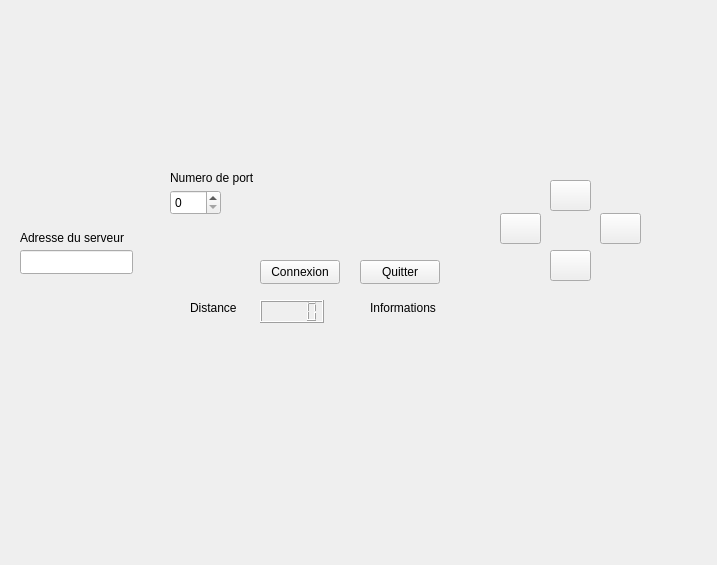
<?xml version="1.0" encoding="UTF-8"?>
<ui version="4.0">
 <class>ClientWidget</class>
 <widget class="QWidget" name="ClientWidget">
  <property name="geometry">
   <rect>
    <x>0</x>
    <y>0</y>
    <width>717</width>
    <height>565</height>
   </rect>
  </property>
  <property name="windowTitle">
   <string>ClientWidget</string>
  </property>
  <widget class="QLabel" name="labelAdresseServeur">
   <property name="geometry">
    <rect>
     <x>20</x>
     <y>230</y>
     <width>121</width>
     <height>16</height>
    </rect>
   </property>
   <property name="text">
    <string>Adresse du serveur</string>
   </property>
  </widget>
  <widget class="QLabel" name="labelNumeroPort">
   <property name="geometry">
    <rect>
     <x>170</x>
     <y>170</y>
     <width>101</width>
     <height>16</height>
    </rect>
   </property>
   <property name="text">
    <string>Numero de port</string>
   </property>
  </widget>
  <widget class="QPushButton" name="pushButtonConnexion">
   <property name="geometry">
    <rect>
     <x>260</x>
     <y>260</y>
     <width>80</width>
     <height>24</height>
    </rect>
   </property>
   <property name="text">
    <string>Connexion</string>
   </property>
  </widget>
  <widget class="QPushButton" name="pushButtonQuitter">
   <property name="geometry">
    <rect>
     <x>360</x>
     <y>260</y>
     <width>80</width>
     <height>24</height>
    </rect>
   </property>
   <property name="text">
    <string>Quitter</string>
   </property>
  </widget>
  <widget class="QLabel" name="labelDistance">
   <property name="geometry">
    <rect>
     <x>190</x>
     <y>300</y>
     <width>58</width>
     <height>16</height>
    </rect>
   </property>
   <property name="text">
    <string>Distance</string>
   </property>
  </widget>
  <widget class="QLabel" name="labelInformations">
   <property name="geometry">
    <rect>
     <x>370</x>
     <y>300</y>
     <width>81</width>
     <height>16</height>
    </rect>
   </property>
   <property name="text">
    <string>Informations</string>
   </property>
  </widget>
  <widget class="QPushButton" name="pushButtonRight">
   <property name="geometry">
    <rect>
     <x>600</x>
     <y>213</y>
     <width>41</width>
     <height>31</height>
    </rect>
   </property>
   <property name="text">
    <string/>
   </property>
   <property name="icon">
    <iconset>
     <normaloff>:/new/img/images/arrow_right.png</normaloff>:/new/img/images/arrow_right.png</iconset>
   </property>
  </widget>
  <widget class="QPushButton" name="pushButtonUp">
   <property name="geometry">
    <rect>
     <x>550</x>
     <y>180</y>
     <width>41</width>
     <height>31</height>
    </rect>
   </property>
   <property name="text">
    <string/>
   </property>
   <property name="icon">
    <iconset>
     <normaloff>:/new/img/images/arrow_up.png</normaloff>:/new/img/images/arrow_up.png</iconset>
   </property>
  </widget>
  <widget class="QPushButton" name="pushButtonDown">
   <property name="geometry">
    <rect>
     <x>550</x>
     <y>250</y>
     <width>41</width>
     <height>31</height>
    </rect>
   </property>
   <property name="icon">
    <iconset>
     <normaloff>:/new/img/images/arrow_down.png</normaloff>:/new/img/images/arrow_down.png</iconset>
   </property>
  </widget>
  <widget class="QPushButton" name="pushButtonLeft">
   <property name="geometry">
    <rect>
     <x>500</x>
     <y>213</y>
     <width>41</width>
     <height>31</height>
    </rect>
   </property>
   <property name="text">
    <string/>
   </property>
   <property name="icon">
    <iconset>
     <normaloff>:/new/img/images/arrow_left.png</normaloff>:/new/img/images/arrow_left.png</iconset>
   </property>
  </widget>
  <widget class="QLCDNumber" name="lcdNumberDistance">
   <property name="geometry">
    <rect>
     <x>260</x>
     <y>300</y>
     <width>64</width>
     <height>23</height>
    </rect>
   </property>
  </widget>
  <widget class="QSpinBox" name="spinBoxPortServeur">
   <property name="geometry">
    <rect>
     <x>170</x>
     <y>190</y>
     <width>51</width>
     <height>25</height>
    </rect>
   </property>
   <property name="maximum">
    <number>10000</number>
   </property>
  </widget>
  <widget class="QLineEdit" name="lineEditAdresseServeur">
   <property name="geometry">
    <rect>
     <x>20</x>
     <y>250</y>
     <width>113</width>
     <height>24</height>
    </rect>
   </property>
  </widget>
 </widget>
 <resources/>
 <connections>
  <connection>
   <sender>pushButtonQuitter</sender>
   <signal>clicked()</signal>
   <receiver>ClientWidget</receiver>
   <slot>close()</slot>
   <hints>
    <hint type="sourcelabel">
     <x>407</x>
     <y>269</y>
    </hint>
    <hint type="destinationlabel">
     <x>393</x>
     <y>230</y>
    </hint>
   </hints>
  </connection>
 </connections>
</ui>
